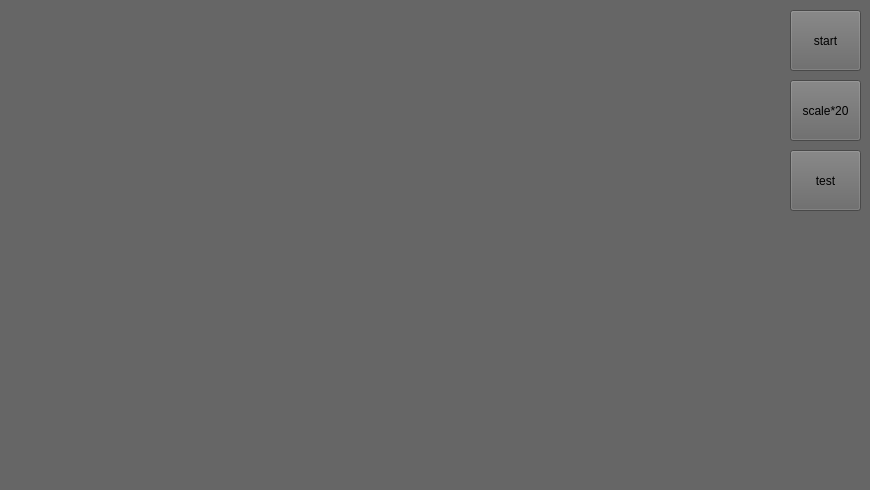
<?xml version="1.0" encoding="UTF-8"?>
<ui version="4.0">
 <class>Widget</class>
 <widget class="QWidget" name="Widget">
  <property name="geometry">
   <rect>
    <x>0</x>
    <y>0</y>
    <width>870</width>
    <height>490</height>
   </rect>
  </property>
  <property name="windowTitle">
   <string>Expanery-Scope</string>
  </property>
  <property name="styleSheet">
   <string notr="true">background-color: rgb(102, 102, 102);

</string>
  </property>
  <widget class="QPushButton" name="pushStartStop">
   <property name="geometry">
    <rect>
     <x>790</x>
     <y>10</y>
     <width>71</width>
     <height>61</height>
    </rect>
   </property>
   <property name="text">
    <string>start</string>
   </property>
  </widget>
  <widget class="QPushButton" name="toggleScaleUp">
   <property name="geometry">
    <rect>
     <x>790</x>
     <y>80</y>
     <width>71</width>
     <height>61</height>
    </rect>
   </property>
   <property name="text">
    <string>scale*20</string>
   </property>
  </widget>
  <widget class="QPushButton" name="pushTest">
   <property name="geometry">
    <rect>
     <x>790</x>
     <y>150</y>
     <width>71</width>
     <height>61</height>
    </rect>
   </property>
   <property name="text">
    <string>test</string>
   </property>
  </widget>
 </widget>
 <layoutdefault spacing="6" margin="11"/>
 <resources/>
 <connections/>
</ui>
